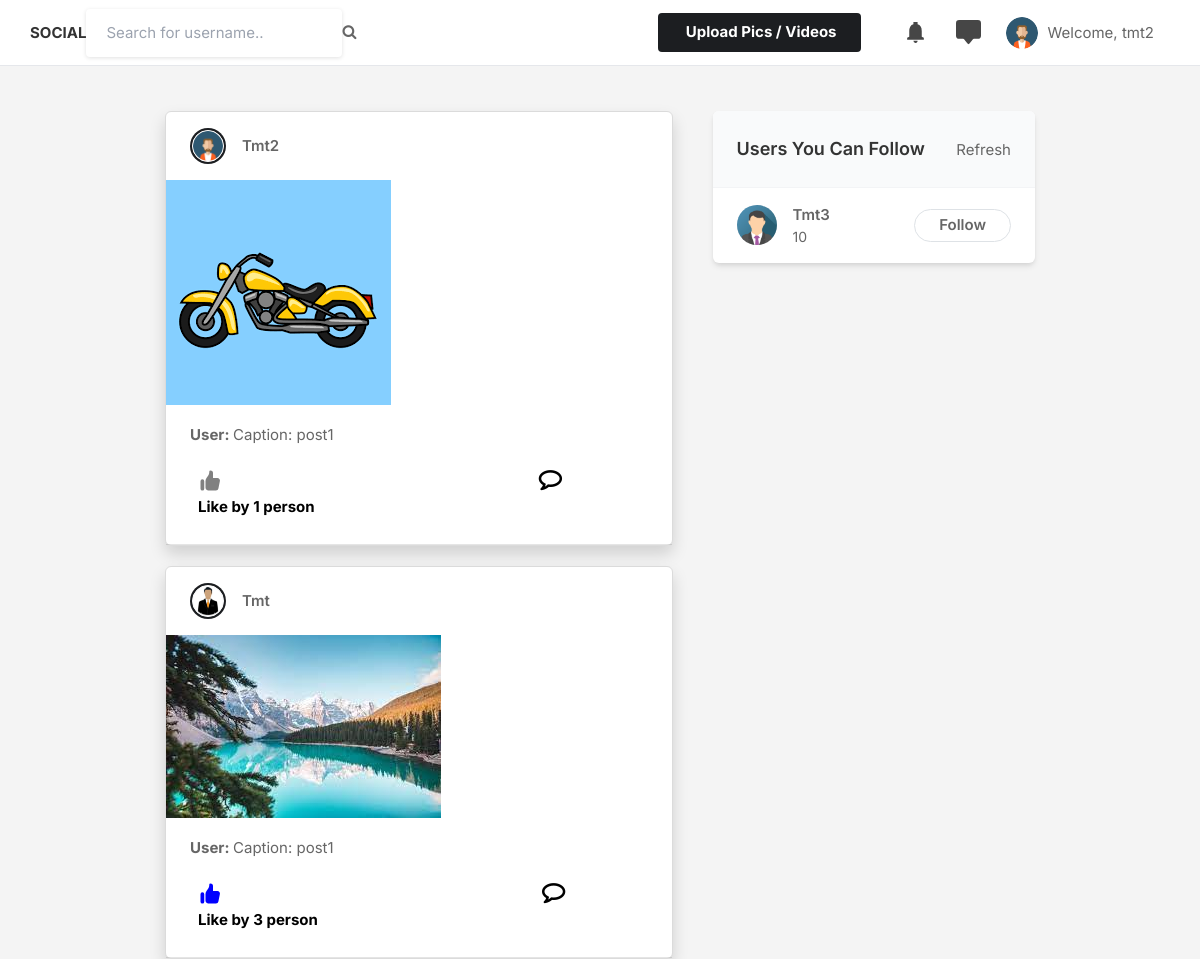
The app's page / (signed in), older data.
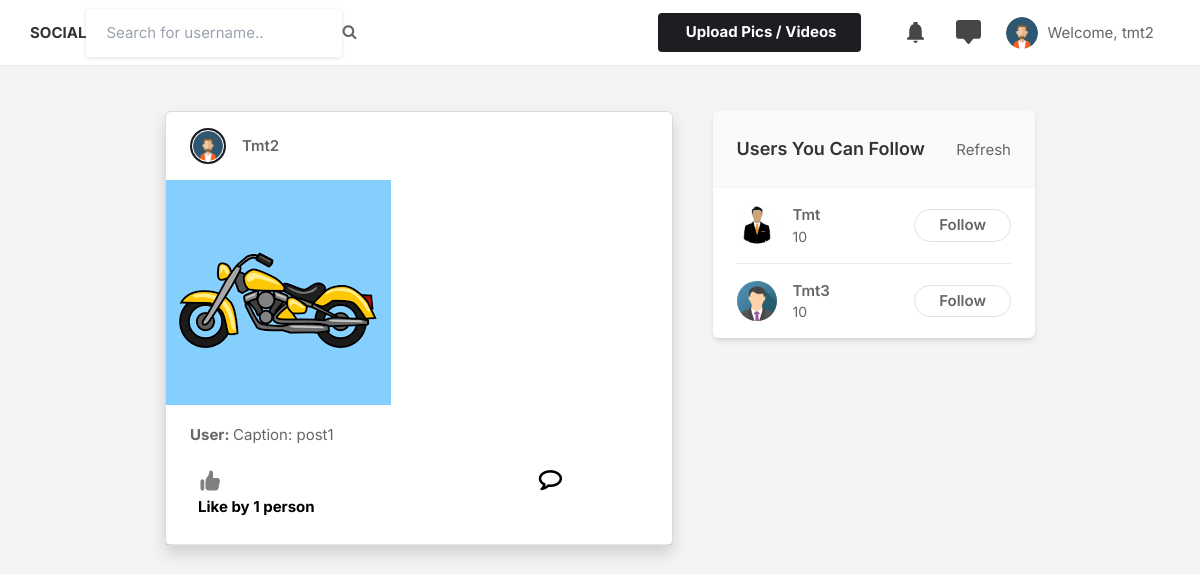
The same page, newer data.
### core/models.py (models this page shows, shortened)
class Post(models.Model):
    id = models.UUIDField(primary_key=True, default=uuid.uuid4)
    profile = models.ForeignKey(
        Profile, on_delete=models.CASCADE, default=None, related_name="posts")
    image = models.ImageField(upload_to='post_images')
    caption = models.TextField()
    createdAt = models.DateTimeField(default=datetime.now())
    no_of_likes = models.IntegerField(default=0)
    no_of_comments = models.IntegerField(default=0)

class Profile(models.Model):
    user = models.OneToOneField(User, on_delete=models.CASCADE)
    userId = models.IntegerField()
    userName = models.CharField(
        max_length=100, default="usernamedefaut", unique=True)
    bio = models.TextField(blank=True)
    profileimage = models.ImageField(
        upload_to="profile_images", default="defaultimg.jpg")
    location = models.CharField(max_length=100,  blank=True)
    indexes = [
        models.Index(fields=['userName', ]),
    ]

### core/views.py (the view)
# urls.py: path("", views.index, name="index"),
@query_debugger
@login_required(login_url='signin')
def index(request):
    loggedUser = User.objects.get(username=request.user.username)
    loggedUserProfile = loggedUser.profile
    feed = []
    followingContactList = Contact.objects.filter(
        follower=loggedUserProfile).select_related("following")
    followingProfileSet = set()
    myPostList = loggedUserProfile.posts.all()
    myAvatarUrl = loggedUserProfile.profileimage.url
    for item in myPostList:
        dto = None
        likedPostUserIds = {
            li.profile.userId for li in LikePost.objects.filter(
                post=item).select_related("profile")}
        if request.user.id in likedPostUserIds:
            dto = {'postContent': item,
                   'postUserName': loggedUserProfile.userName,
                   'postAuthAvatar': myAvatarUrl, 'likeButtonColor': "blue"}
        else:
            dto = {'postContent': item,
                   'postUserName': loggedUserProfile.userName,
                   'postAuthAvatar': myAvatarUrl, 'likeButtonColor': "grey"}
        feed.append(dto)
    for followingContactI in followingContactList:
        followingProfile = followingContactI.following
        followingProfileSet.add(followingProfile)
        postListI = followingProfile.posts.all()
        avatar_url = followingProfile.profileimage.url
        postUserName = followingProfile.userName
        if (postListI):
            for item in postListI:
                dto = None
                likedPostUserIds = {
                    li.profile.userId for li in LikePost.objects.filter(
                        post=item).select_related("profile")}
                if request.user.id in likedPostUserIds:
                    dto = {'postContent': item,
                           'postUserName': postUserName,
                           'postAuthAvatar': avatar_url, 'likeButtonColor': "blue"}
                else:
                    dto = {'postContent': item,
                           'postUserName': postUserName,
                           'postAuthAvatar': avatar_url, 'likeButtonColor': "grey"}
                feed.append(dto)
    allProfile = Profile.objects.all()
    followingProfileSet.add(request.user.profile)
    sugList = [x for x in list(allProfile) if (
        x not in followingProfileSet)]
    return render(request, "index.html", {'userProfile': loggedUserProfile, 'data': feed, 'sugProfieList': sugList})

### templates/index.html (shortened to what the changed rows need)
{% load static %}
<!DOCTYPE html>
<html lang="en">
  <head>
    <link
      rel="stylesheet"
      href="https://cdnjs.cloudflare.com/ajax/libs/font-awesome/4.7.0/css/font-awesome.css"
    />
    <link
      rel="stylesheet"
      href="https://cdn.jsdelivr.net/npm/bootstrap@4.6.2/dist/css/bootstrap.min.css"
    />
    <link rel="stylesheet" href="{% static 'assets/css/icons.css' %}" />
    <link rel="stylesheet" href="{% static 'assets/css/uikit.css' %}" />
    <link rel="stylesheet" href="{% static 'assets/css/style.css' %}" />
    <link rel="stylesheet" href="{% static 'assets/css/tailwind.css' %}" />
    <link rel="stylesheet" href="{% static 'css/coreindex.css' %}" />
  </head>
  <body>
    <header>
      <div class="header_inner">
        <form method="post" action="/search">
          <div class="left-side">
            <div id="logo" class="-hidden@s">
              <a href="/">
                <b><h1 style="text-transform: uppercase">Social</h1></b>
              </a>
            </div>
          </div>
        </form>
      </div>
    </header>
    <div class="container m-auto">
      <div class="lg:flex justify-center lg:space-x-10 lg:space-y-0 space-y-5">
        <div class="space-y-5 flex-shrink-0 lg:w-7/12">
          {% for item in data %}
          <div
            class="bg-white shadow rounded-md -mx-2 lg:mx-0"
            style="border: 1px #dbdbdb solid"
          >
            <div class="flex justify-between items-center px-4 py-3">
              <div class="flex flex-1 items-center space-x-4">
                <a href="/profile/{{item.postUserName}}">
                  <div
                    class="bg-gradient-to-tr from-yellow-600 to-pink-600 p-0.5 rounded-full"
                  >
                    {% if item.postAuthAvatar %}
                    <img
                      src="{{item.postAuthAvatar}}"
                      class="bg-gray-200 border border-white rounded-full w-8 h-8"
                    />
                    {% endif %}
                  </div>
                </a>
                <span class="block capitalize font-semibold">
                  {{item.postUserName}}
                </span>
              </div>
              <div>
                <a href="#">
                  <i
                    class="icon-feather-more-horizontal text-2xl hover:bg-gray-200 rounded-full p-2 transition -mr-1"
                  ></i>
                </a>
              </div>
            </div>
            <div uk-lightbox>
              <a href="{{item.postContent.image.url}}">
                <img src="{{item.postContent.image.url}}" alt="" />
              </a>
            </div>
            <div
              id="{{item.postContent.id}}"
              class="py-3 px-4 space-y-3 post-action"
            >
              <p>
                <a href="/profile/{{item.postContent.userName}}"
                  ><strong>User: {{item.postContent.userName}} </strong>Caption:
                  {{item.postContent.caption}}
                </a>
              </p>
              <div class="flex space-x-4 lg:font-bold">
                <div class="flex space-x-2">
                  <span class="p-2 rounded-full text-black likePost">
                    <svg
                      xmlns="http://www.w3.org/2000/svg"
                      viewBox="0 0 20 20"
                      fill="{{item.likeButtonColor}}"
                      width="25"
                      height="25"
                      class="likeSvg"
                    >
                      <path
                        d="M2 10.5a1.5 1.5 0 113 0v6a1.5 1.5 0 01-3 0v-6zM6 10.333v5.43a2 2 0 001.106 1.79l.05.025A4 4 0 008.943 18h5.416a2 2 0 001.962-1.608l1.2-6A2 2 0 0015.56 8H12V4a2 2 0 00-2-2 1 1 0 00-1 1v.667a4 4 0 01-.8 2.4L6.8 7.933a4 4 0 00-.8 2.4z"
                      />
                    </svg>
                    {% if item.postContent.no_of_likes != 0 %}
                    <p class="likeCountP">
                      Like by
                      <span class="likeCountSpan"
                        >{{item.postContent.no_of_likes}}</span
                      >
                      person
                    </p>
                    {% endif %}
                  </span>
                  <span class="p-2 rounded-full text-black commentShowBtn"
                    ><i
                      class="fa fa-comment-o"
                      style="
                        font-size: 1.4rem;
                        font-weight: bold;
                        margin-left: 200px;
                      "
                      aria-hidden="true"
                    ></i>
                  </span>
                </div>
              </div>
            </div>
            <hr />
          </div>
          {% endfor%}
        </div>
        <div class="lg:w-5/12">
          <div class="bg-white shadow-md rounded-md overflow-hidden">
            <div
              class="bg-gray-50 border-b border-gray-100 flex items-baseline justify-between py-4 px-6"
            >
              <h2 class="font-semibold text-lg">Users You Can Follow</h2>
            </div>
            <div
              class="divide-gray-300 divide-gray-50 divide-opacity-50 divide-y px-4"
            >
              {% for item in sugProfieList %}
              <div class="flex items-center justify-between py-3">
                <div class="flex flex-1 items-center space-x-4">
                  <a href="/profile/{{item.user.username}}">
                    <img
                      src="{{item.profileimage.url}}"
                      class="bg-gray-200 rounded-full w-10 h-10"
                    />
                  </a>
                  <div class="flex flex-col">
                    <span class="block capitalize font-semibold">
                      {{item.user.username}}
                    </span>
                    <span class="block capitalize text-sm"> 10 </span>
                  </div>
                </div>
                <form action="/follow" method="post">
                  <button
                    type="submit"
                    class="border border-gray-200 font-semibold px-4 py-1 rounded-full hover:bg-pink-600 hover:text-white hover:border-pink-600"
                  >
                    {% csrf_token %} Follow
                  </button>
                </form>
              </div>
              {% endfor%}
            </div>
          </div>
        </div>
      </div>
    </div>
  </body>
</html>

Row changes from the older to the newer data that the page shows:
no longer on this page (row edited): Post: shows a picture, postUserName "Tmt", postContent.image (picture), postContent.caption "post1", postContent.no_of_likes "3"
now on this page (row unchanged): Profile: profileimage (picture), user.username "Tmt"
